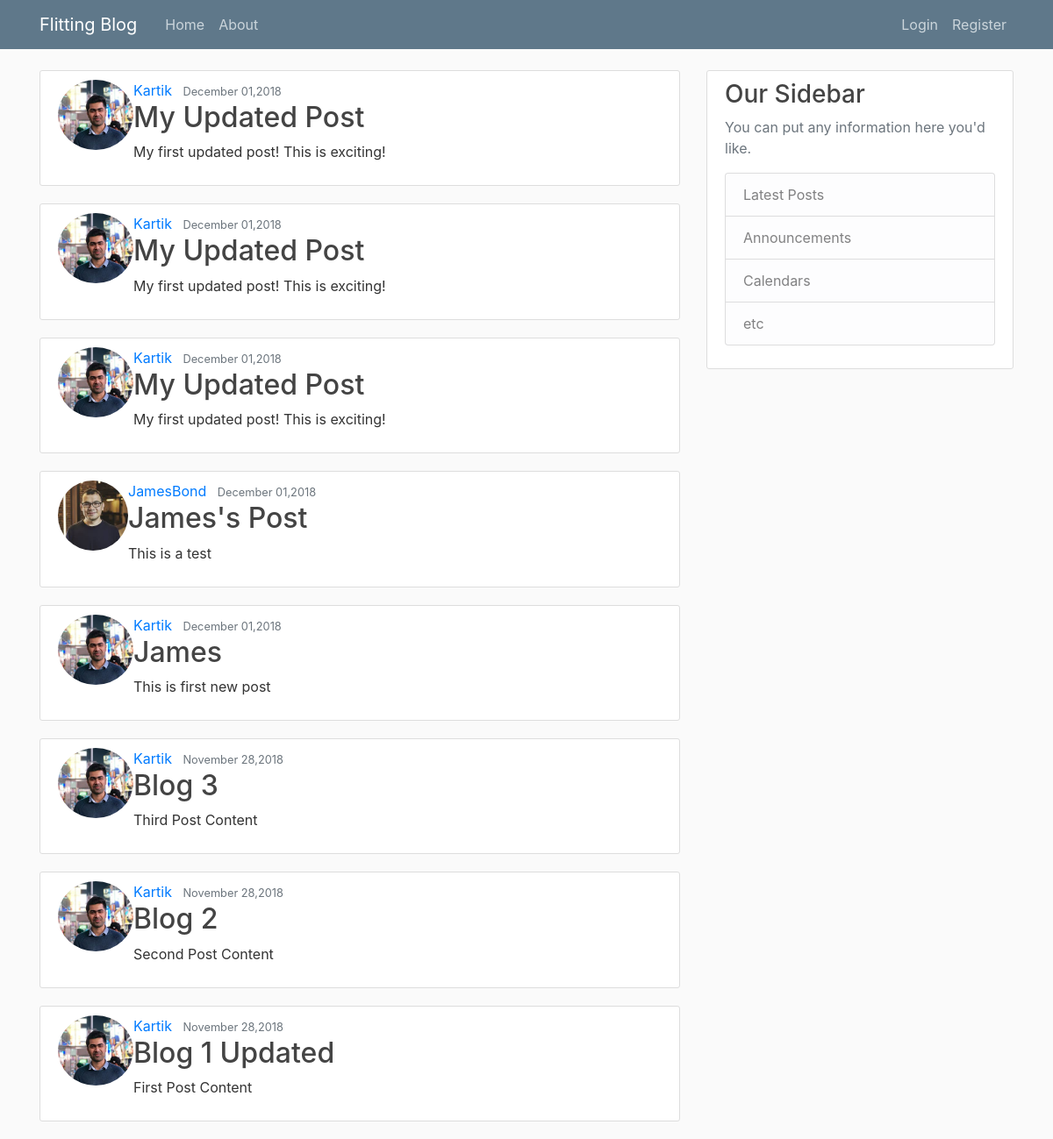
Screenshot of /blog/ with the database file from the repository.
### blog/models.py (models this page shows, shortened)
class Post(models.Model):
    title = models.CharField(max_length = 100)
    content = models.TextField()
    date_posted = models.DateTimeField(default=timezone.now)
    author = models.ForeignKey(User, on_delete= models.CASCADE)

### flitting/models.py (models this page shows, shortened)
class Profile(models.Model):
    user = models.OneToOneField(User, on_delete=models.CASCADE)
    image = models.ImageField(default='default.jpg', upload_to='profile_pics')
    phone = models.TextField()

### blog/views.py (the view)
# urls.py: path('', PostListView.as_view(), name = 'blog-home'),
class PostListView(ListView):
    model = Post
    template_name = 'blog/home.html'
    context_object_name = 'posts'
    ordering = ['-date_posted']

### blog/templates/blog/home.html
{% extends "blog/base.html"%}
{%block content%}
  {% for post in posts %}
  <article class="media content-section">
    <img src= '{{post.author.profile.image.url}}' style= "height :80px" class = "rounded-circle article-img" >
   <div class="media-body">
     <div class="article-metadata">
       <a class="mr-2" href="#">{{ post.author }}</a>
       <small class="text-muted">{{ post.date_posted|date:"F d,Y" }}</small>
     </div>
     <h2><a class="article-title" href="{% url 'post-detail' post.id%}">{{ post.title }}</a></h2>
     <p class="article-content">{{ post.content }}</p>
   </div>
  </article>
  {% endfor %}
{%endblock content%}

### blog/templates/blog/base.html (shortened to what this page needs)
{% load static %}
<!DOCTYPE html>
<html lang="en" dir="ltr">
  <head>
    <link rel="stylesheet" href="https://stackpath.bootstrapcdn.com/bootstrap/4.1.3/css/bootstrap.min.css">
    <link rel = "stylesheet" type= 'text/css' href ="{%static 'blog/main.css'%}">
  </head>
  <body>
    <header class="site-header">
      <nav class="navbar navbar-expand-md navbar-dark bg-steel fixed-top">
        <div class="container">
          <a class="navbar-brand mr-4" href="{%url 'blog-home'%}">Flitting Blog</a>
          <div class="collapse navbar-collapse" id="navbarToggle">
            <div class="navbar-nav mr-auto">
              <a class="nav-item nav-link" href="{%url 'blog-home'%}">Home</a>
              <a class="nav-item nav-link" href="{%url 'blog-about'%}">About</a>
            </div>
            <div class="navbar-nav">
              {% if user.is_authenticated %}
              <a class="nav-item nav-link" href="{%url 'post-create'%}">New Post</a>
              <a class="nav-item nav-link" href="{%url 'flitting-profile'%}">Profile</a>
              <a class="nav-item nav-link" href="{%url 'logout'%}">Logout</a>
              {% else%}
              <a class="nav-item nav-link" href="{%url 'login'%}">Login</a>
              <a class="nav-item nav-link" href="{%url 'flitting-register'%}">Register</a>
              {%endif%}
            </div>
          </div>
        </div>
      </nav>
    </header>
    <main role="main" class="container">
      <div class="row">
        <div class="col-md-8">
          {% block content %}{% endblock %}
        </div>
        <div class="col-md-4">
          <div class="content-section">
            <h3>Our Sidebar</h3>
            <p class='text-muted'>You can put any information here you'd like.
              <ul class="list-group">
                <li class="list-group-item list-group-item-light">Latest Posts</li>
                <li class="list-group-item list-group-item-light">Announcements</li>
                <li class="list-group-item list-group-item-light">Calendars</li>
                <li class="list-group-item list-group-item-light">etc</li>
              </ul>
            </p>
          </div>
        </div>
      </div>
    </main>
  </body>
</html>

### blog/static/blog/main.css (style rules this page uses)
body { background: #fafafa; color: #333333; margin-top: 5rem; }
h1, h2, h3, h4, h5, h6 { color: #444444; }
ul { margin: 0; }
.bg-steel { background-color: #5f788a; }
.site-header .navbar-nav .nav-link { color: #cbd5db; }
.content-section { background: #ffffff; padding: 10px 20px; border: 1px solid #dddddd; border-radius: 3px; margin-bottom: 20px; }
.article-title { color: #444444; }

### rows the page displays
Post: author.profile.image (picture), author "Kartik", date_posted "December 01,2018", title "My Updated Post", content "My first updated post! This is exciting!"
Post: author.profile.image (picture), author "Kartik", date_posted "December 01,2018", title "My Updated Post", content "My first updated post! This is exciting!"
Post: author.profile.image (picture), author "Kartik", date_posted "December 01,2018", title "My Updated Post", content "My first updated post! This is exciting!"
Post: author.profile.image (placeholder picture), author "JamesBond", date_posted "December 01,2018", title "James's Post", content "This is a test"
Post: author.profile.image (picture), author "Kartik", date_posted "December 01,2018", title "James", content "This is first new post"
Post: author.profile.image (picture), author "Kartik", date_posted "November 28,2018", title "Blog 3", content "Third Post Content"
Post: author.profile.image (picture), author "Kartik", date_posted "November 28,2018", title "Blog 2", content "Second Post Content"
Post: author.profile.image (picture), author "Kartik", date_posted "November 28,2018", title "Blog 1 Updated", content "First Post Content"
